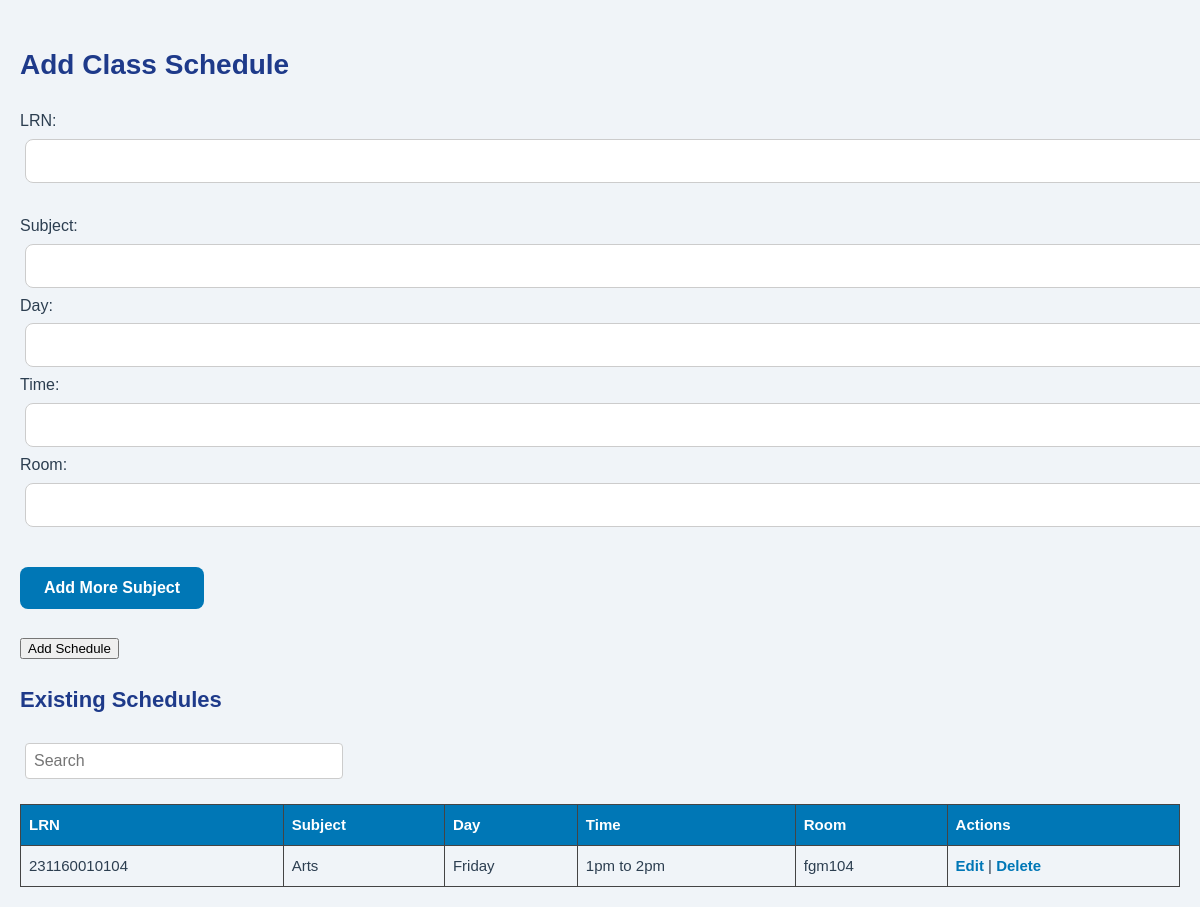
Page /schedule.php on the committed database.
### tables this page shows
CREATE TABLE `schedules` (
  `id` int(11) NOT NULL,
  `student_id` varchar(50) NOT NULL,
  `subject` varchar(100) NOT NULL,
  `day` varchar(20) NOT NULL,
  `time` varchar(20) NOT NULL,
  `room` varchar(50) DEFAULT NULL
);

### schedule.php (the view, shortened to what this page needs)
<?php
include 'db.php';
?>
<!DOCTYPE html>
<html>
<head>
    <link rel="stylesheet" type="text/css" href="css/admin.css">
</head>
<body>
<h2>Add Class Schedule</h2>
<form method="POST" action="schedule.php">
    LRN: <input type="text" name="student_id" required><br><br>
    <div id="scheduleFields">
        <div>
            Subject: <input type="text" name="subject[]" required>
            Day: <input type="text" name="day[]" required>
            Time: <input type="text" name="time[]" required>
            Room: <input type="text" name="room[]" required><br><br>
        </div>
    </div>
    <button type="button" onclick="addMore()">Add More Subject</button><br><br>
    <input type="submit" value="Add Schedule">
</form>
<h3>Existing Schedules</h3>
<div style="margin: 20px 0;">
    <input type="text" id="searchInput" placeholder="Search"
           style="padding: 8px; width: 300px; border: 1px solid #ccc; border-radius: 4px;">
</div>
<table>
    <tr><th>LRN</th><th>Subject</th><th>Day</th><th>Time</th><th>Room</th><th>Actions</th></tr>
    <?php
    $result = $conn->query("SELECT * FROM schedules");
    while($row = $result->fetch_assoc()) {
echo "<tr>
    <td>" . htmlspecialchars($row['student_id']) . "</td>
    <td>" . htmlspecialchars($row['subject']) . "</td>
    <td>" . htmlspecialchars($row['day']) . "</td>
    <td>" . htmlspecialchars($row['time']) . "</td>
    <td>" . htmlspecialchars($row['room']) . "</td>
    <td>
        <a href=\"#\" class=\"edit-schedule\" data-lrn=\"" . htmlspecialchars($row['student_id']) . "\">Edit</a> |
        <a href='schedule.php?delete=" . urlencode($row['id']) . "' onclick=\"return confirm('Delete this schedule?')\">Delete</a>
    </td>
</tr>";
    }
    ?>
</table>
</body>
</html>

### css/admin.css (style rules this page uses)
body { font-family: 'Poppins', sans-serif; background: #f0f4f8; color: #2c3e50; margin: 0; padding: 30px; line-height: 1.6; }
h2, h3 { color: #1e3a8a; margin-bottom: 20px; font-weight: 700; }
h2 { font-size: 28px; }
h3 { font-size: 22px; }
input[type="text"] { width: 100%; padding: 12px 14px; margin: 12px 0; border: 1px solid #ccc; border-radius: 8px; font-size: 16px; background: #fff; }
button { padding: 12px 24px; background-color: #0077b6; color: #fff; border: none; border-radius: 8px; cursor: pointer; font-size: 16px; font-weight: 600; transition: background 0.2s ease; }
table { width: 100%; margin-top: 30px; border-collapse: collapse; }
th, td { padding: 14px; text-align: left; border-bottom: 1px solid #ddd; font-size: 15px; }
th { background-color: #0077b6; color: #fff; }
a { color: #0077b6; text-decoration: none; font-weight: 600; }

### schedule.php (style rules this page uses)
body { font-family: Arial; padding: 20px; }
input[type="text"] { margin: 5px; }
table, th, td { border: 1px solid #444; border-collapse: collapse; padding: 8px; }
table { margin-top: 20px; width: 100%; }
button { margin-top: 10px; }

### rows in the picture
schedules: student "231160010104", subject "Arts", day "Friday", time "1pm to 2pm", room "fgm104"
